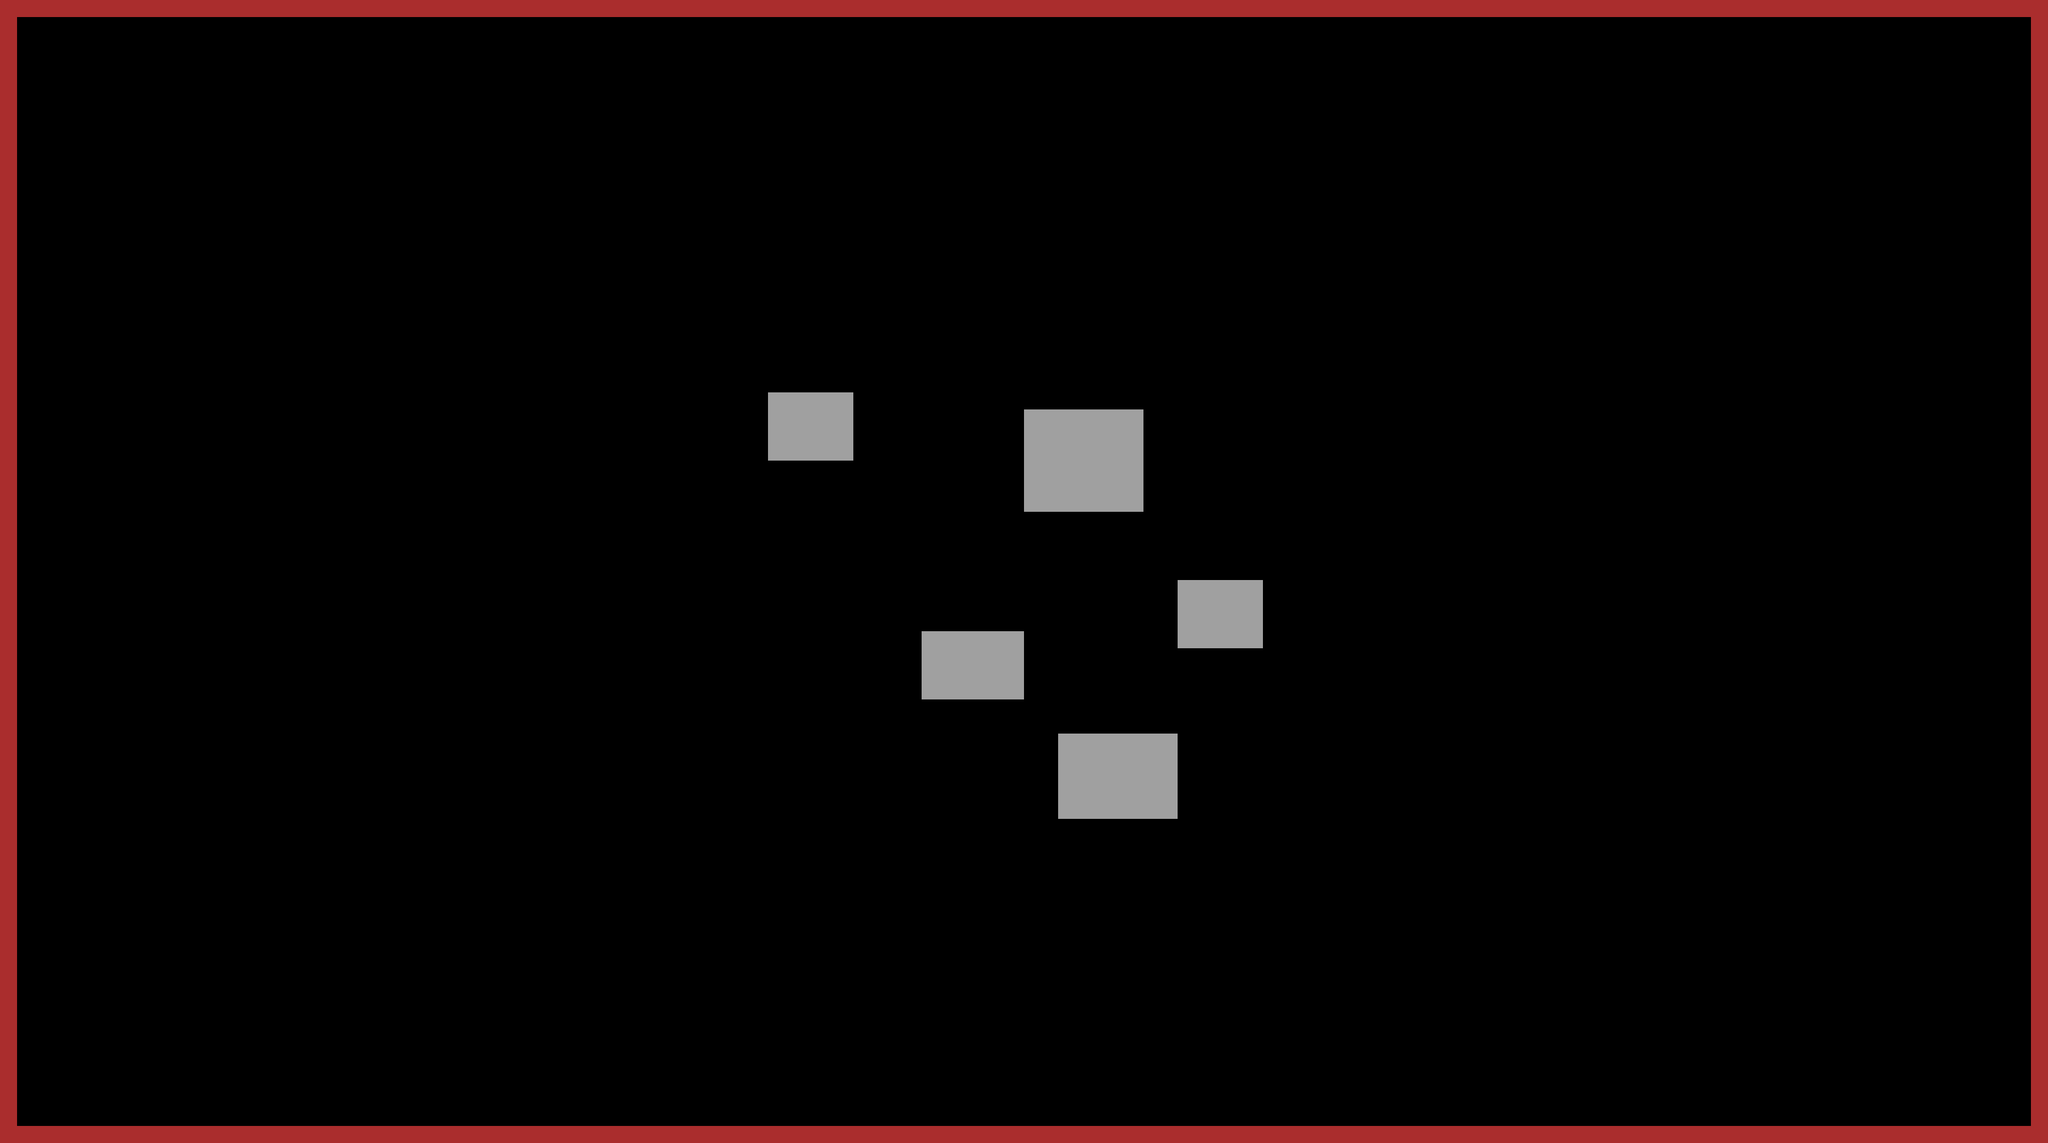

Below is a game level as drawn by its tile map, then a one-line description and the .tmx that defines it (tile-layer data replaced by summaries):
An orthogonal 120x67 tile map with 32x32 px tiles, 1 tile layer (layer1) and 5 objects (5x wall).

<map version="1.0" tiledversion="1.1.5" orientation="orthogonal" renderorder="left-down" width="120" height="67" tilewidth="32" tileheight="32" infinite="0" nextobjectid="9">
 <tileset firstgid="1" source="wall.tsx" />
 <layer name="layer1" width="120" height="67">
  <data>[8040 cells, 511 non-empty, 2 distinct tile ids]</data>
 </layer>
 <objectgroup color="#ffff00" name="walls">
  <object id="2" name="wall" x="1920" y="768" width="224" height="192" />
  <object id="3" name="wall" x="1440" y="736" width="160" height="128" />
  <object id="6" name="wall" x="1728" y="1184" width="192" height="128" />
  <object id="7" name="wall" x="2208" y="1088" width="160" height="128" />
  <object id="8" name="wall" x="1984" y="1376" width="224" height="160" />
 </objectgroup>
</map>
